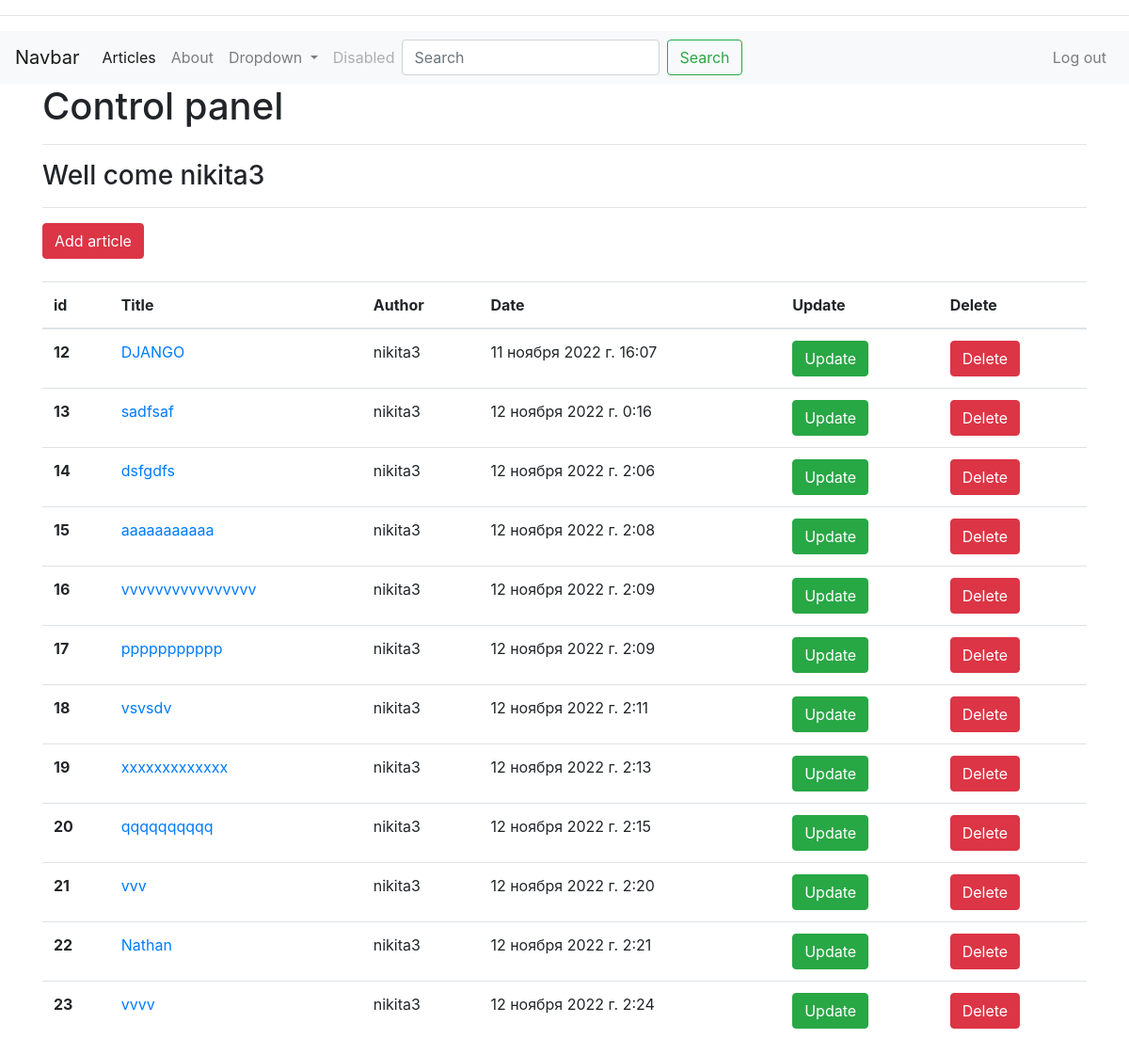
The page /articles/dashbord (signed in) on the database as committed earlier.
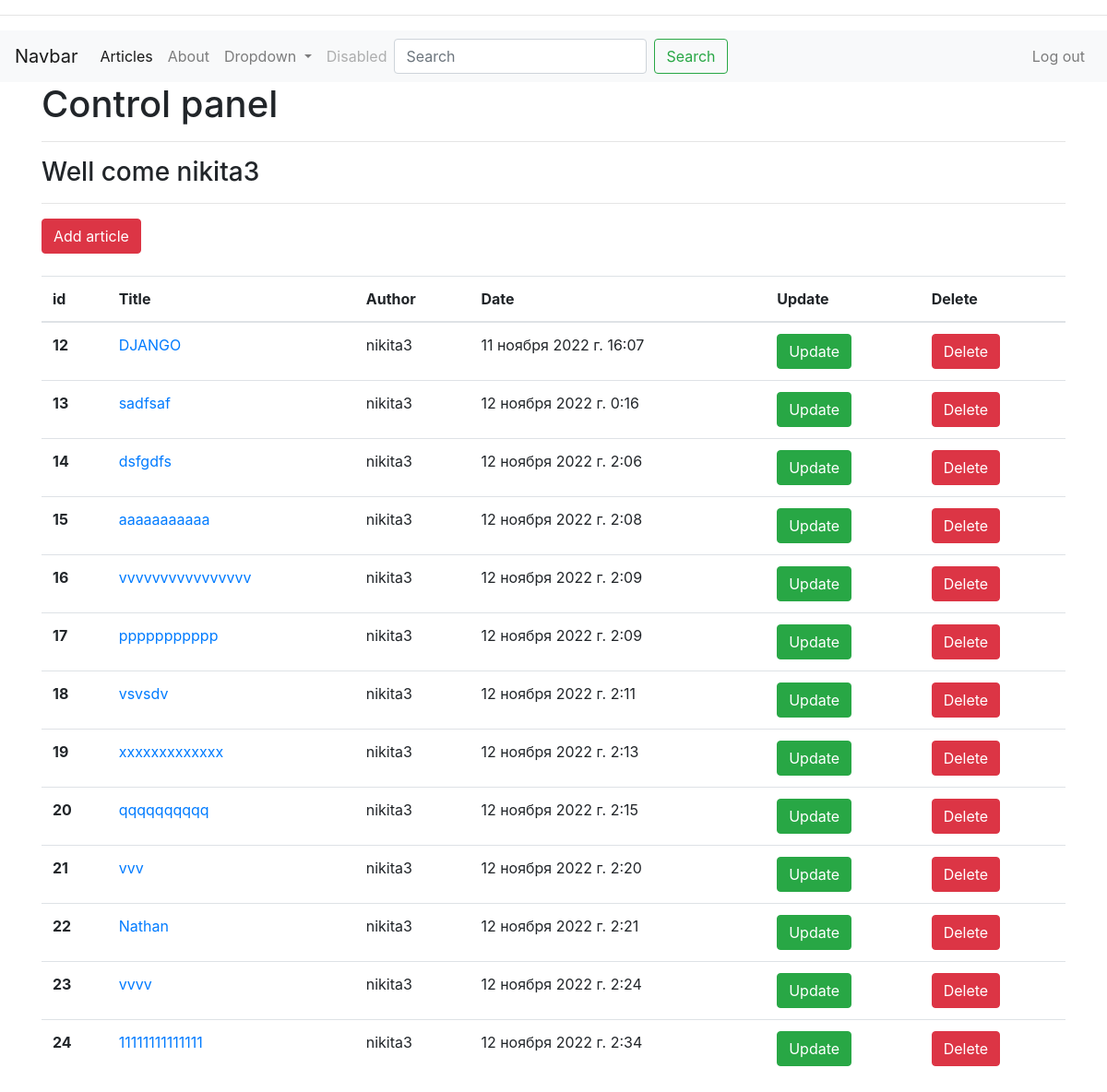
The same page on the database as committed later.
### article/models.py (models this page shows)
class Article(models.Model):
    author=models.ForeignKey('auth.User',on_delete=models.CASCADE,verbose_name='АВТОР')
    title = models.CharField(max_length=50)
    content =  RichTextField()
    created_date = models.DateTimeField(auto_now_add=True)
    article_image = models.FileField(blank=True,null=True,verbose_name='Upload_image')
    def __str__(self):
        return self.title;

### article/views.py (the view)
# urls.py: path('dashbord',views.dashbord,name='dashbord'),
@login_required(login_url="user:loginUser")
def dashbord(request):
    articles = Article.objects.filter(author=request.user);
    context = {
        "articles":articles
    }
    for i in articles:
        print(i,'----')
    return render(request,"dashbord.html",context)

### templates/dashbord.html
{% extends "layout.html" %}
{% block body %}
<h1>Control panel</h1>
<hr>
<h3>Well come {{ request.user.username }} </h3>
<hr>
<a href='/articles/addarticle' class ='btn btn-danger'> Add article </a>
<br>
<br>
{% if articles %}
<table class="table">
  <thead>
    <tr>
      <th scope="col">id</th>
      <th scope="col">Title</th>
      <th scope="col">Author</th>
      <th scope="col">Date</th>
      <th scope="col">Update</th>
      <th scope="col">Delete</th>
    </tr>
  </thead>
  <tbody>
  {% for article in articles  %}
    <tr>
      <th scope="row">{{ article.id }}</th>
      <td> <a href='/articles/article/{{ article.id }}'>{{ article.title }} </a> </td>
      <td>{{ article.author}}</td>
      <td>{{ article.created_date }}</td>
      <td> <a href='/articles/update/{{ article.id }}' class ='btn btn-success'> Update</a> </td>
      <td> <a href='/articles/delete/{{ article.id }}' class ='btn btn-danger'> Delete</a> </td>
    </tr>
  {% endfor %}
  </tbody>
</table>
{% else %}
    <div  class='alert alert-danger'>
            You have not any article
    </div>
{% endif %}
{% endblock body %}

### templates/layout.html (shortened to what this page needs)
<!DOCTYPE html>
<html>
    {% load static %}
    <head>
        <link rel="stylesheet" href="https://cdn.jsdelivr.net/npm/bootstrap@4.0.0/dist/css/bootstrap.min.css">
    </head>
    <body>
    <hr>
        {% include "includes/navbar.html" %}
        <div class='container'>
        {% block body %}
        {% endblock body %}
        </div>
    </body>
</html>

### templates/includes/navbar.html (shortened to what this page needs)
<nav class="navbar navbar-expand-lg navbar-light bg-light">
  <a class="navbar-brand" href="#">Navbar</a>
  <div class="collapse navbar-collapse" id="navbarSupportedContent">
    <ul class="navbar-nav mr-auto">
      <li class="nav-item active">
        <a class="nav-link" href="/articles/">Articles <span class="sr-only">(current)</span></a>
      </li>
      <li class="nav-item">
        <a class="nav-link" href="/about">About</a>
      </li>
      <li class="nav-item dropdown">
        <a class="nav-link dropdown-toggle" href="#" id="navbarDropdown" role="button" data-toggle="dropdown" aria-haspopup="true" aria-expanded="false">
          Dropdown
        </a>
      </li>
      <li class="nav-item">
        <a class="nav-link disabled" href="#">Disabled</a>
      </li>
    <form class="form-inline my-2 my-lg-0">
      <input class="form-control mr-sm-2" type="search" placeholder="Search" aria-label="Search">
      <button class="btn btn-outline-success my-2 my-sm-0" type="submit">Search</button>
    </form>
    </ul>
    <ul class = "navbar-nav ">
      {% if  request.user.is_authenticated %}
      <li class="nav-item ">
        <a class="nav-link" href="/user/logOut">Log out</a>
      </li>
      {% endif %}
    </ul>
  </div>
</nav>

Rows that differ between the two databases and show on the page:
added Article: id "24", title "11111111111111", author "nikita3", created_date "12 ноября 2022 г. 2:34"
